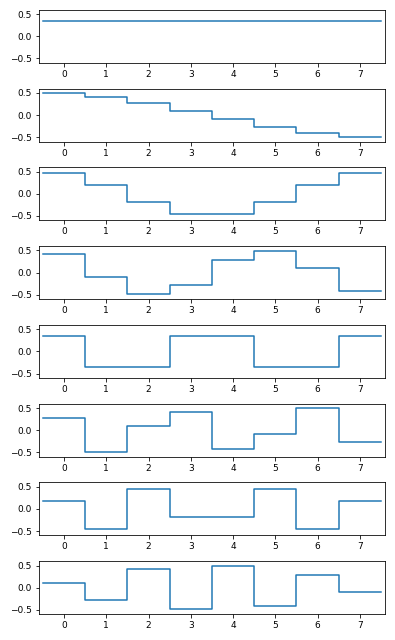

Python code for this plot:
#!/usr/bin/env python
"""
Plot the DCT basis functions.
"""
__author__ = 'Emil Mikulic <[email redacted]>'
from PIL import Image # sudo apt-get install python-pil
import numpy as np
import matplotlib.pyplot as plt # sudo apt-get install python-matplotlib
import matplotlib.gridspec as gridspec

def idct(x):
  N = len(x)
  X = np.zeros(N, dtype=float)
  for k in range(N):
    out = np.sqrt(.5) * x[0]
    for n in range(1, N):
      out += x[n] * np.cos(np.pi * n * (k + .5) / N)
    X[k] = out * np.sqrt(2. / N)
  return X

def xy(a):
  """Returns arrays of x,y coords for plotting as bars."""
  x = []
  y = []
  #x = [-.5]
  #y = [0.]
  for idx, val in enumerate(a):
    x.append(idx - .5)
    y.append(val)
    x.append(idx + .5)
    y.append(val)
  #x.append(len(a) - .5)
  #y.append(0)
  return x,y

def main():
  n = 8
  out_fn = 'basis.png'

  plt.rc('font', size=9)
  dpi = 72
  plot_width = 790. / 2
  plot_height = 640.
  fig = plt.figure(figsize=(plot_width/dpi, plot_height/dpi), dpi=dpi)
  fig.patch.set(facecolor = 'white')
  gs = gridspec.GridSpec(n, 1)

  for i in range(n):
    a = np.zeros(n, dtype=float)
    a[i] = 1.
    b = idct(a)

    energy = (b * b).sum()
    assert abs(energy - 1.) < 0.001, \
      "expecting normal vector, but %s^2 = %s" % (repr(b), energy)

    ax = fig.add_subplot(gs[i, 0])
    ax.plot(*xy(b))
    ax.set_xlim(-.6, n - .4)
    ax.set_ylim(-.6, .6)

  fig.tight_layout()
  fig.canvas.draw()
  w, h = fig.canvas.get_width_height()
  #figimg = np.fromstring(fig.canvas.tostring_rgb(), dtype=np.uint8, sep='')
  figimg = np.frombuffer(fig.canvas.tostring_rgb(), dtype=np.uint8)
  Image.fromarray(figimg.reshape((h, w, 3))).save(out_fn)
  print ('wrote', out_fn)

if __name__ == '__main__':
  main()

# vim:set ts=2 sw=2 et:
